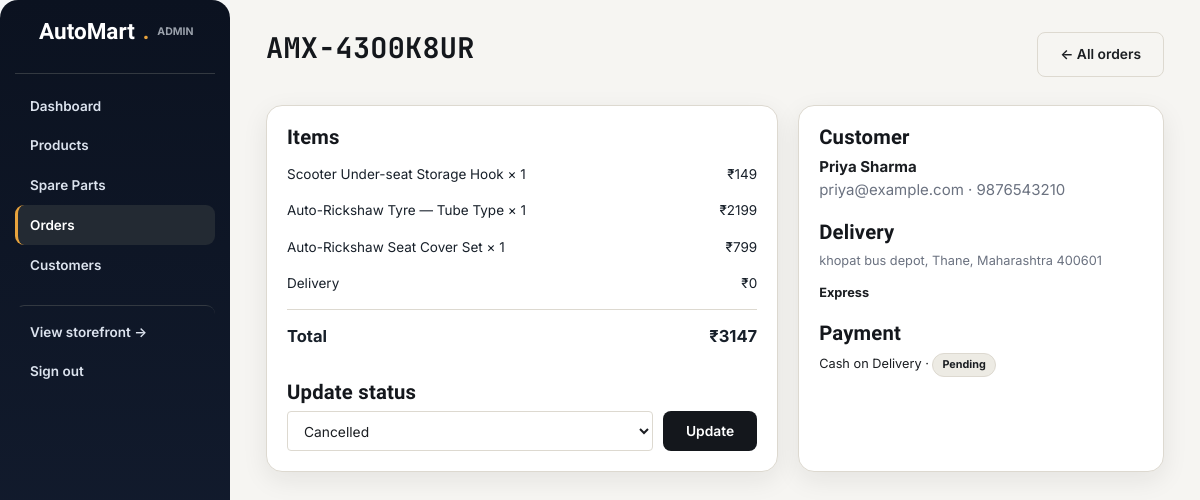
/admin/orders/AMX-43O0K8UR (signed in), run on the app's committed database.
### models.py (models this page shows, shortened)
class Order(db.Model):
    __tablename__ = "orders"
    id = db.Column(db.Integer, primary_key=True)
    order_number = db.Column(db.String(20), unique=True, nullable=False, default=lambda: gen_code("AMX"))
    user_id = db.Column(db.Integer, db.ForeignKey("users.id"), nullable=False)
    order_type = db.Column(db.String(10), default="b2c")  # b2c | b2b — snapshot of buyer's account type
    status = db.Column(db.String(20), default="placed")
    delivery_type = db.Column(db.String(20), default="standard")  # express | standard
    delivery_address = db.Column(db.String(400))
    po_number = db.Column(db.String(60))  # optional purchase-order reference for business buyers
    subtotal = db.Column(db.Integer, default=0)
    delivery_fee = db.Column(db.Integer, default=0)
    discount = db.Column(db.Integer, default=0)
    total = db.Column(db.Integer, default=0)
    is_credit_order = db.Column(db.Boolean, default=False)
    credit_due_date = db.Column(db.DateTime)
    credit_settled = db.Column(db.Boolean, default=False)
    created_at = db.Column(db.DateTime, default=datetime.utcnow)
    updated_at = db.Column(db.DateTime, default=datetime.utcnow, onupdate=datetime.utcnow)
    items = db.relationship("OrderItem", backref="order", lazy="dynamic", cascade="all, delete-orphan")
    payment = db.relationship("Payment", backref="order", uselist=False, cascade="all, delete-orphan")

class OrderItem(db.Model):
    __tablename__ = "order_items"
    id = db.Column(db.Integer, primary_key=True)
    order_id = db.Column(db.Integer, db.ForeignKey("orders.id"), nullable=False)
    product_id = db.Column(db.Integer, db.ForeignKey("products.id"), nullable=False)
    product_name = db.Column(db.String(200))  # snapshot, survives product edits/deletes
    quantity = db.Column(db.Integer, default=1)
    unit_price = db.Column(db.Integer, default=0)
    @property
    def line_total(self):
        return self.unit_price * self.quantity

class User(UserMixin, db.Model):
    __tablename__ = "users"
    id = db.Column(db.Integer, primary_key=True)
    name = db.Column(db.String(120), nullable=False)
    email = db.Column(db.String(160), unique=True, nullable=False, index=True)
    phone = db.Column(db.String(20))
    password_hash = db.Column(db.String(255), nullable=False)
    role = db.Column(db.String(20), default="customer")  # customer | admin
    account_type = db.Column(db.String(20), default="individual")  # individual | business
    company_name = db.Column(db.String(160))
    gst_number = db.Column(db.String(20))
    business_type = db.Column(db.String(40))  # garage | retailer | fleet_operator | distributor | other
    business_verified = db.Column(db.Boolean, default=False)   # admin approves before credit terms unlock
    credit_limit = db.Column(db.Integer, default=0)             # outstanding Net-30 credit allowed, in INR
    credit_used = db.Column(db.Integer, default=0)
    address_line = db.Column(db.String(255))
    city = db.Column(db.String(100))
    state = db.Column(db.String(100))
    pincode = db.Column(db.String(10))
    created_at = db.Column(db.DateTime, default=datetime.utcnow)
    orders = db.relationship("Order", backref="customer", lazy="dynamic")
    @property
    def is_admin(self):
        return self.role == "admin"
    @property
    def is_business(self):
        return self.account_type == "business"

class Payment(db.Model):
    __tablename__ = "payments"
    id = db.Column(db.Integer, primary_key=True)
    order_id = db.Column(db.Integer, db.ForeignKey("orders.id"), nullable=False)
    method = db.Column(db.String(20), nullable=False)  # upi | card | credit_card | emi | cod
    status = db.Column(db.String(20), default="pending")  # pending | success | failed
    transaction_id = db.Column(db.String(40))
    emi_tenure_months = db.Column(db.Integer)
    emi_monthly_amount = db.Column(db.Integer)
    emi_total_payable = db.Column(db.Integer)
    instrument_label = db.Column(db.String(80))  # e.g. "UPI: name@bank" or "Card ending 4242"
    created_at = db.Column(db.DateTime, default=datetime.utcnow)
    @property
    def method_label(self):
        return dict(PAYMENT_METHODS).get(self.method, self.method)

### blueprints/admin.py (the view)
@bp.route("/orders/<order_number>")
@login_required
@admin_required
def order_detail(order_number):
    order = Order.query.filter_by(order_number=order_number).first_or_404()
    return render_template("admin/order_detail.html", order=order, statuses=ORDER_STATUSES)

### blueprints/admin.py (called while the page is built)
def admin_required(fn):
    @wraps(fn)
    def wrapper(*args, **kwargs):
        if not current_user.is_authenticated or not current_user.is_admin:
            abort(403)
        return fn(*args, **kwargs)
    return wrapper

### templates/admin/order_detail.html (shortened to what this page needs)
{% extends "admin/base.html" %}
{% block content %}
<div class="admin-topline">
  <h2 class="mono">{{ order.order_number }}</h2>
  <a href="{{ url_for('admin.orders') }}" class="btn btn-outline">← All orders</a>
</div>
<div class="two-col">
  <div class="card" style="padding:20px;">
    <h3>Items</h3>
    {% for item in order.items %}
      <div class="summary-line"><span>{{ item.product_name }} × {{ item.quantity }}</span><span>{{ currency }}{{ item.line_total }}</span></div>
    {% endfor %}
    <div class="summary-line"><span>Delivery</span><span>{{ currency }}{{ order.delivery_fee }}</span></div>
    <div class="summary-line total"><span>Total</span><span>{{ currency }}{{ order.total }}</span></div>
    <h3 style="margin-top:24px;">Update status</h3>
    <form method="post" action="{{ url_for('admin.order_update_status', order_number=order.order_number) }}" style="display:flex; gap:10px;">
      <select name="status">
        {% for s in statuses %}
          <option value="{{ s }}" {% if order.status == s %}selected{% endif %}>{{ s.replace('_',' ')|title }}</option>
        {% endfor %}
      </select>
      <button type="submit" class="btn btn-dark">Update</button>
    </form>
  </div>
  <div class="card" style="padding:20px;">
    <h3>Customer</h3>
    <p><strong>{{ order.customer.name }}</strong><br class=""><span class="muted">{{ order.customer.email }} · {{ order.customer.phone }}</span></p>
    <h3 style="margin-top:20px;">Delivery</h3>
    <p class="muted" style="font-size:0.85rem;">{{ order.delivery_address }}</p>
    <p style="font-size:0.85rem;"><strong>{{ order.delivery_type|title }}</strong></p>
    <h3 style="margin-top:20px;">Payment</h3>
    {% if order.payment %}
      <p style="font-size:0.85rem;">{{ order.payment.method_label }} · <span class="badge badge-status">{{ order.payment.status|title }}</span></p>
    {% endif %}
  </div>
</div>
{% endblock %}

### static/css/style.css (style rules this page uses)
:root { --graphite: #14171c; --steel: #232a33; --steel-2: #2b333d; --paper: #f6f5f2; --paper-2: #edebe4; --amber: #e8a33d; --amber-dark: #c47f1f; --green: #2f9e68; --red: #c6483c; --ink: #1b1e22; --muted: #6b7280; --muted-2: #9aa1ab; --line: #ddd9d0; --line-dark: #333941; --radius-sm: 4px; --radius-md: 8px; --shadow-sm: 0 1px 2px rgba(20, 23, 28, 0.06); }
* { box-sizing: border-box; }
html, body { margin: 0; padding: 0; background: var(--paper); color: var(--ink); font-family: "Inter", -apple-system, BlinkMacSystemFont, sans-serif; font-size: 15px; line-height: 1.5; }
h1, h2, h3, h4, .display { font-family: "Barlow Condensed", "Inter", sans-serif; font-weight: 700; letter-spacing: 0.01em; line-height: 1.1; margin: 0 0 0.4em; color: var(--graphite); }
h2 { font-size: 1.9rem; }
h3 { font-size: 1.35rem; }
p { margin: 0 0 1em; color: var(--ink); }
a { color: inherit; text-decoration: none; }
.mono { font-family: "JetBrains Mono", monospace; }
.muted { color: var(--muted); }
.btn { display: inline-flex; align-items: center; justify-content: center; gap: 8px; padding: 11px 22px; border-radius: var(--radius-md); font-weight: 600; font-size: 0.92rem; border: 1px solid transparent; cursor: pointer; font-family: inherit; transition: transform 0.08s ease, background 0.15s, border-color 0.15s; }
.btn-dark { background: var(--graphite); color: #fff; }
.btn-outline { background: transparent; border-color: var(--line); color: var(--ink); }
.badge { display: inline-flex; align-items: center; gap: 5px; font-size: 0.72rem; font-weight: 700; padding: 3px 9px; border-radius: 999px; text-transform: none; }
.badge-status { background: var(--paper-2); color: var(--ink); border: 1px solid var(--line); }
.card { background: #fff; border: 1px solid var(--line); border-radius: var(--radius-md); }
input, select, textarea { width: 100%; padding: 10px 12px; border: 1px solid var(--line); border-radius: var(--radius-sm); font-family: inherit; font-size: 0.92rem; background: #fff; color: var(--ink); }
.admin-topline { display: flex; justify-content: space-between; align-items: center; margin-bottom: 28px; }
.two-col { display: grid; grid-template-columns: 1.4fr 1fr; gap: 20px; }
.summary-line { display: flex; justify-content: space-between; padding: 8px 0; font-size: 0.9rem; }
.summary-line.total { border-top: 1px solid var(--line); margin-top: 8px; padding-top: 14px; font-weight: 700; font-size: 1.1rem; }
:root { --am-dark:#0b1220; --am-dark-2:#121b2e; --am-accent:#ff5a1f; --am-accent-2:#ff7a3d; --am-muted:#6b7280; --am-bg:#f4f6f8; --am-card:#ffffff; --am-border:#e5e7eb; --am-success:#16a34a; }
body { background:var(--am-bg); color:#18202a; font-family:Inter,system-ui,-apple-system,BlinkMacSystemFont,"Segoe UI",sans-serif; }
.card,.table,.auth-box { border-radius:16px !important; }
.product-card, .card, .filter-pill, .search-panel, .auth-shell, .stat-card, .category-card, .summary-card, .pay-method-tab, .emi-option { box-shadow: 0 8px 26px rgba(20,23,28,.08); }

### data on the page
Order: order_number "AMX-43O0K8UR", delivery_fee "0", total "3147", status "Cancelled", delivery_address "khopat bus depot, Thane, Maharashtra 400601", delivery_type "Express"
OrderItem: product_name "Scooter Under-seat Storage Hook", quantity "1", currency "₹", line_total "149"
OrderItem: product_name "Auto-Rickshaw Tyre — Tube Type", quantity "1", currency "₹", line_total "2199"
OrderItem: product_name "Auto-Rickshaw Seat Cover Set", quantity "1", currency "₹", line_total "799"
User: customer.name "Priya Sharma", customer.email "priya@example.com", customer.phone "9876543210"
Payment: payment.method_label "Cash on Delivery", payment.status "Pending"

### other printed values
{{ currency }} "₹"
